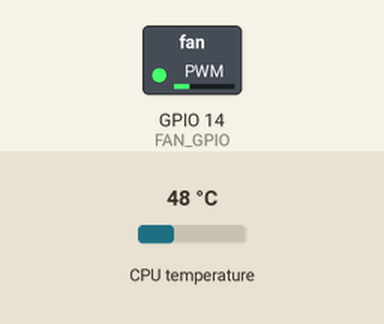
Recording of a program running on a simulated Raspberry Pi (BCM pin numbers). Shown: switched loads named in the program (green lamp = pin HIGH). The inputs (shaded band) are chosen by the test bench; at power-on: CPU temperature 48 °C.

Above: at 1.2 s.
1.3 s: CPU temperature set to 31 °C
At 2.6 s:
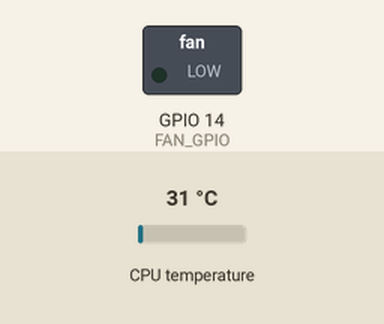
3.5 s: CPU temperature set to 58 °C
At 5.2 s:
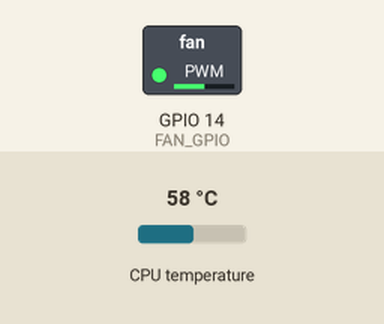
5.5 s: CPU temperature set to 51 °C
7.3 s: CPU temperature set to 48 °C
At 9.3 s:
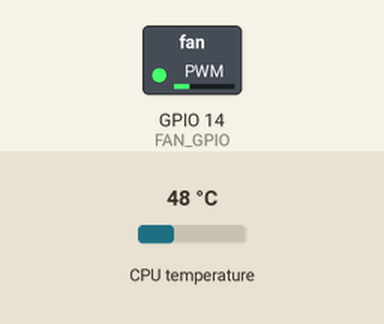
9.6 s: CPU temperature set to 37 °C
At 10.8 s:
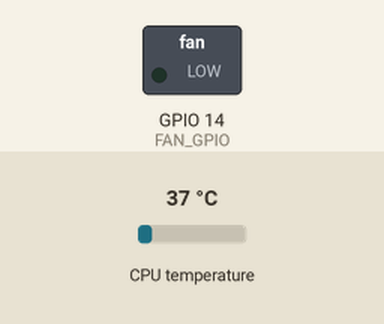
Timing chart, 0 to 12.6 s (numbered marks = the images above; inputs shaded):
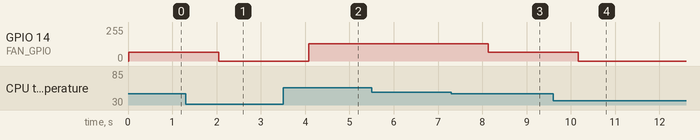

Measured:
- the behaviour switches between 50 and 49 °C on CPU temperature (found by bisection; images 2 and 3)
- after the input at 1.3 s, GPIO 14 (FAN_GPIO): 64/255 → 0/255 after 0.75 s
- after the input at 3.5 s, GPIO 14 (FAN_GPIO): 0/255 → 128/255 after 0.58 s
- after the input at 5.5 s, every drawn part: stays the same
- after the input at 7.3 s, GPIO 14 (FAN_GPIO): 128/255 → 64/255 after 0.84 s
- after the input at 9.6 s, GPIO 14 (FAN_GPIO): 64/255 → 0/255 after 0.57 s

The program:

RPiFan.py
```python
import RPi.GPIO as GPIO
import time
import os


PWM_FREQ = 100  # PWM Frequency in Hz

FAN_MIN = 0     # Minimum value for PWM duty cycle to turn the fan on.
                # Please adjust this value if you have issues with the fan not
                # turning on on the lower duty cycle settings.

# Don't touch these values unless you know what you are doing!
FAN_GPIO = 14   # Fan GPIO
FAN_25 = FAN_MIN + (100 - FAN_MIN) * 0.25
FAN_50 = FAN_MIN + (100 - FAN_MIN) * 0.5
FAN_75 = FAN_MIN + (100 - FAN_MIN) * 0.75

# Setup GPIOs
GPIO.setmode(GPIO.BCM)
GPIO.setup(FAN_GPIO, GPIO.OUT)

# Get CPU temperature
def get_temp():
    cpu_temp = os.popen("vcgencmd measure_temp").readline()
    return float(cpu_temp.replace("temp=", "").replace("'C\n", ""))

def main():
    p = GPIO.PWM(FAN_GPIO, PWM_FREQ)
    p.start(0)

    while 1:
        temp = get_temp()
        if (temp < 38.0):
            p.ChangeDutyCycle(0)
        elif (temp >= 40.0 and temp < 50.0):
            p.ChangeDutyCycle(FAN_25)
        elif (temp >= 50.0 and temp < 60.0):
            p.ChangeDutyCycle(FAN_50)
        elif (temp >= 60.0 and temp < 70.0):
            p.ChangeDutyCycle(FAN_75)
        else:
            p.ChangeDutyCycle(FAN_MAX)
        time.sleep(1)

if __name__=="__main__":
    main()
```
